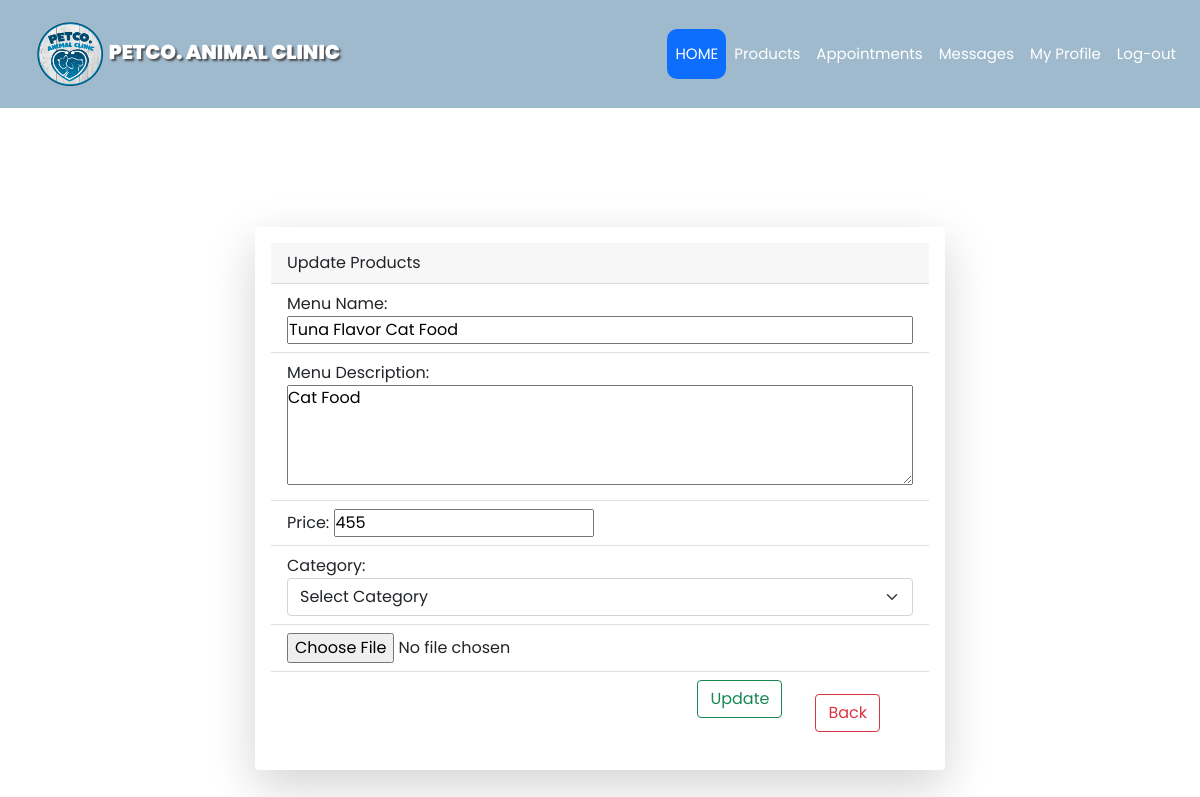
Screenshot of /employee-edit-menu.php?editid=58 with the database file from the repository.
### tables this page shows
CREATE TABLE `admin_menu` (
  `Menu_id` int(11) NOT NULL,
  `Menu_name` varchar(255) NOT NULL,
  `Menu_description` varchar(255) NOT NULL,
  `Menu_price` double NOT NULL,
  `Menu_category` varchar(255) NOT NULL,
  `Menu_dir` varchar(255) NOT NULL,
  `Menu_filename` varchar(255) NOT NULL
);

### employee-edit-menu.php (the view, shortened to what this page needs)
<?php
    require('php/connection.php');
  if(isset($_GET['editid'])){
      $menu_id = $_GET['editid'];
      $query = "SELECT * FROM admin_menu WHERE Menu_id = $menu_id";
      $result = mysqli_query($con, $query);
      $row = mysqli_fetch_array($result,MYSQLI_ASSOC);
  }
?>
<!DOCTYPE html>
<html lang="en">
<head>
  <link rel="stylesheet" href="css/color.css">
  <link rel="stylesheet" type="text/css" href="css/styles.css">
  <link rel="stylesheet" href="https://cdn.jsdelivr.net/npm/bootstrap-icons@1.5.0/font/bootstrap-icons.css">
  <link href="https://cdn.jsdelivr.net/npm/bootstrap@5.1.1/dist/css/bootstrap.min.css" rel="stylesheet"
>
</head>
  <body class="">
<nav class="navbar navbar-expand-lg navbar-light ; ">
        <div class="container-fluid">
            <a class="navbar-brand" href="#">
                <img src="asset/logopet.png" alt="Logo" class="logo" />
                <span style="text-shadow: 2px 2px 2px  rgba(49, 44, 44, 0.767);" class="text-white"><b>PETCO. ANIMAL
                        CLINIC</b></span>
            </a>
        </div>
        <div class="collapse navbar-collapse me-3" id="navbarScroll">
            <ul class="navbar-nav me-auto my-0 my-lg-0 " style="--bs-scroll-height: 100px;">
                <div class="text-nowrap">
                    <li class="nav-item">
                        <a class="nav-link text-white bg-primary " style="border-radius:10px;" aria-current="page"
                            href="index.php">HOME</a>
                    </li>
                </div>
                <div class="text-nowrap">
                    <li class="nav-item">
                        <a class="nav-link text-white" href="shop.php">Products</a>
                    </li>
                </div>
                <div class="text-nowrap">
                    <li class="nav-item">
                        <a class="nav-link text-white" href="appointments.php">Appointments</a>
                    </li>
                </div>
                <div class="text-nowrap">
                    <li class="nav-item">
                        <a class="nav-link text-white" href="messages.php">Messages</a>
                    </li>
                </div>
                <div class="text-nowrap">
                    <li class="nav-item">
                        <a class="nav-link text-white" href="employee-dashboard.php">My Profile</a>
                    </li>
                </div>
                <div class="text-nowrap">
                    <li class="nav-item">
                        <a class="nav-link text-white" href="employee.php">Log-out</a>
                    </li>
                </div>
            </ul>
        </div>
    </nav>
  <div class="container-xl-fluid mt-5 mb-5">
      <h4 class="text-center c-white py-3">- Edit Menu -</h4>
      <div class="row justify-content-md-center">
        <div class="col-lg-7 col-md-6 col-sm-12 mb-5">
          <form action="php/edit-menu-process.php" method="post" enctype="multipart/form-data"
            class="row gap-2 justify-content-center">
            <div class="justify-content-center">
            <div class="shadow-lg p-3 mb-5 bg-body rounded">
              <div class="card-header">
                Update Products
              </div>
              <ul class="list-group list-group-flush">
                <li class="list-group-item">
                  <label>Menu Name:</label>
                  <input name="title" class="col-12" type="text" required value="<?php echo $row['Menu_name']; ?>">
                </li>
                <li class=" list-group-item">
                  <label>Menu Description:</label>
                  <textarea name="paragraph" style="height:100px;" required
                    class="col-12"><?php echo $row['Menu_description']; ?></textarea>
                </li>
                <li class="list-group-item">
                  <label>Price:</label>
                  <input name="price" class="col-md-5" type="number" required value="<?php echo $row['Menu_price']; ?>"
                    min="0" step="0.01">
                </li>
                <li class="list-group-item">
                  <label>Category:</label>
                  <div class="input-group flex-nowrap">
                    <select class="form-select form-select-md" name="category_name" required>
                      <option value="">Select Category</option>
                    </select>
                  </div>
                </li>
                <li class="list-group-item">
                  <div class="custom-file">
                    <input type="file" class="custom-file-input" id="upload-news" name="photo" required >
                  </div>
                </li>
                <li class="list-group-item">
                  <a href="employee-menu.php" class="float-end mx-2"><span class="btn btn-outline-danger">Back</span></a>
                  <button type="submit" name="update_changes" class="btn btn-outline-success float-end"
                    style="max-width:450px;">Update</button>
                </li>
              </ul>
            </div>
            </div>
          </form>
        </div>
      </div>
    </div>
</body>
</html>

### css/color.css (style rules this page uses)
.c-white { color: white !important; }
.btn { background-color: #d1d1d1; border: none; color: white; padding: 12px 16px; font-size: 16px; cursor: pointer; }
a:link, a:visited { background-color: #ff130200; color: rgb(0, 0, 0); padding: 14px 25px; text-align: center; text-decoration: none; display: inline-block; }

### css/styles.css (style rules this page uses)
* { font-family: 'Poppins', sans-serif; }
body { background: #9FBACD; }
.logo { width:22%; height:8vh; }
.navbar { background: #9FBACD; border-bottom: 2px solid white; }
.navbar-brand { font-family: 'Gothic A1', sans-serif; font-size: 20px; font-weight: bold; }
.nav-item { font-family: 'Gothic A1', sans-serif; font-size: 15px; }
.nav-link { border-radius: 10px; }
* { padding: 0; margin: 0; }

### rows the page displays
admin_menu: title "Tuna Flavor Cat Food", paragraph "Cat Food", price "455"
